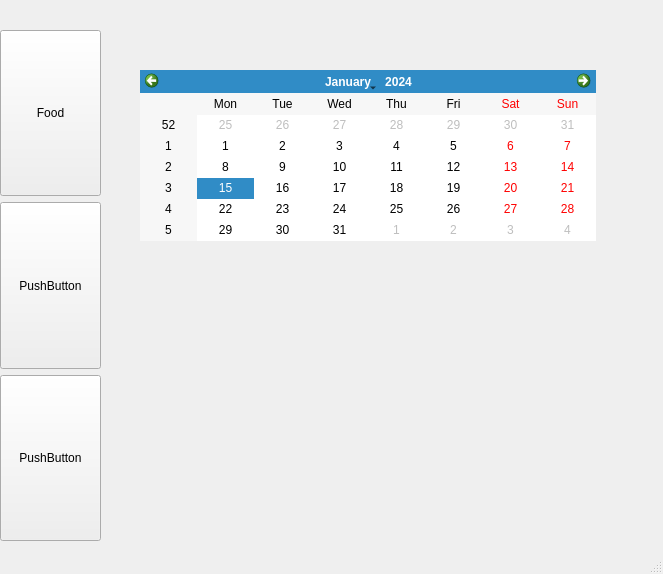
<?xml version="1.0" encoding="UTF-8"?>
<ui version="4.0">
 <class>main_window</class>
 <widget class="QMainWindow" name="main_window">
  <property name="geometry">
   <rect>
    <x>0</x>
    <y>0</y>
    <width>663</width>
    <height>574</height>
   </rect>
  </property>
  <property name="mouseTracking">
   <bool>false</bool>
  </property>
  <property name="windowTitle">
   <string>MainWindow</string>
  </property>
  <widget class="QWidget" name="centralwidget">
   <widget class="QWidget" name="verticalLayoutWidget">
    <property name="geometry">
     <rect>
      <x>0</x>
      <y>30</y>
      <width>101</width>
      <height>511</height>
     </rect>
    </property>
    <layout class="QVBoxLayout" name="verticalLayout">
     <item>
      <widget class="QPushButton" name="foodButton">
       <property name="sizePolicy">
        <sizepolicy hsizetype="Minimum" vsizetype="Preferred">
         <horstretch>0</horstretch>
         <verstretch>0</verstretch>
        </sizepolicy>
       </property>
       <property name="text">
        <string>Food</string>
       </property>
      </widget>
     </item>
     <item>
      <widget class="QPushButton" name="pushButton_3">
       <property name="sizePolicy">
        <sizepolicy hsizetype="Minimum" vsizetype="Preferred">
         <horstretch>0</horstretch>
         <verstretch>0</verstretch>
        </sizepolicy>
       </property>
       <property name="text">
        <string>PushButton</string>
       </property>
      </widget>
     </item>
     <item>
      <widget class="QPushButton" name="pushButton">
       <property name="sizePolicy">
        <sizepolicy hsizetype="Minimum" vsizetype="Preferred">
         <horstretch>0</horstretch>
         <verstretch>0</verstretch>
        </sizepolicy>
       </property>
       <property name="text">
        <string>PushButton</string>
       </property>
      </widget>
     </item>
    </layout>
   </widget>
   <widget class="QStackedWidget" name="stackedWidget">
    <property name="geometry">
     <rect>
      <x>100</x>
      <y>40</y>
      <width>551</width>
      <height>501</height>
     </rect>
    </property>
    <property name="currentIndex">
     <number>0</number>
    </property>
    <widget class="QWidget" name="Summary">
     <widget class="QCalendarWidget" name="calendarWidget">
      <property name="geometry">
       <rect>
        <x>40</x>
        <y>30</y>
        <width>456</width>
        <height>171</height>
       </rect>
      </property>
     </widget>
    </widget>
    <widget class="QWidget" name="page_2"/>
   </widget>
  </widget>
  <widget class="QStatusBar" name="statusbar"/>
 </widget>
 <resources/>
 <connections>
  <connection>
   <sender>foodButton</sender>
   <signal>clicked()</signal>
   <receiver>stackedWidget</receiver>
   <slot>update()</slot>
   <hints>
    <hint type="sourcelabel">
     <x>50</x>
     <y>113</y>
    </hint>
    <hint type="destinationlabel">
     <x>375</x>
     <y>290</y>
    </hint>
   </hints>
  </connection>
 </connections>
 <slots>
  <slot>foodPage()</slot>
 </slots>
</ui>
